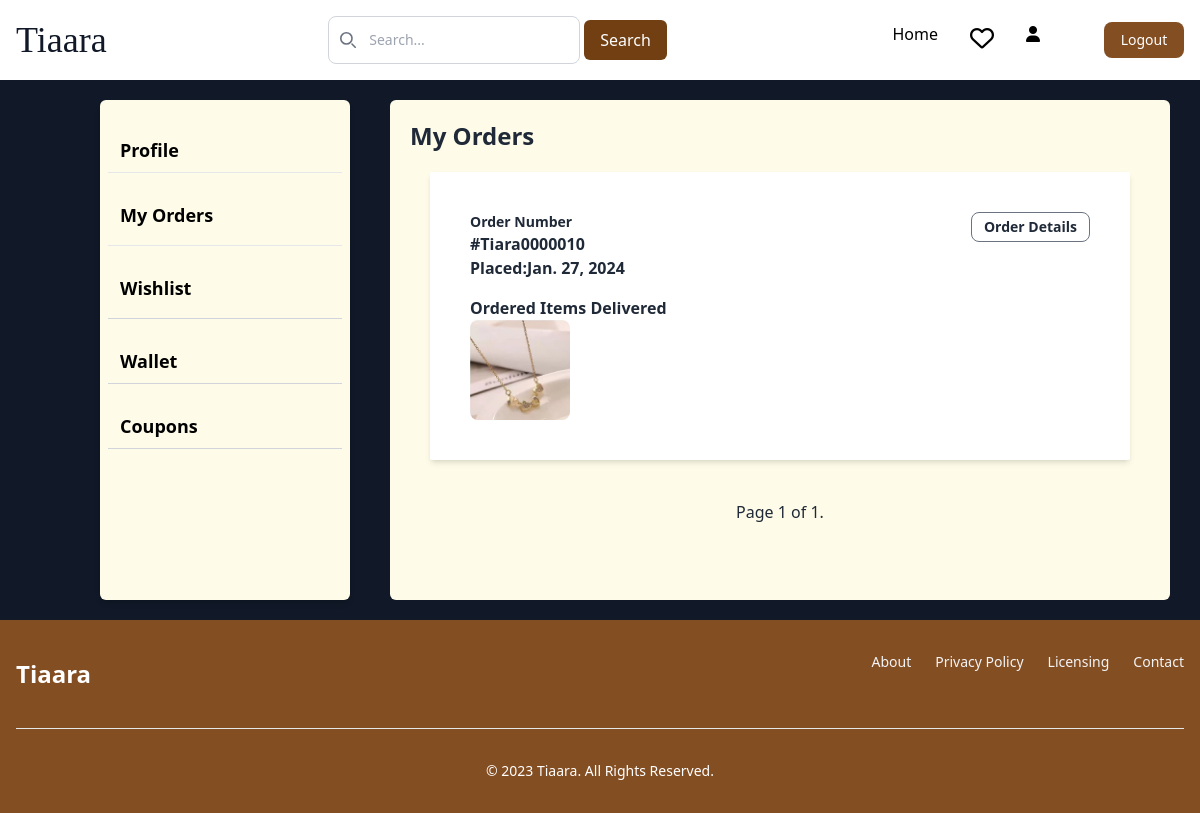
Page /userdetails/myorders/ (signed in) on the earlier database version.
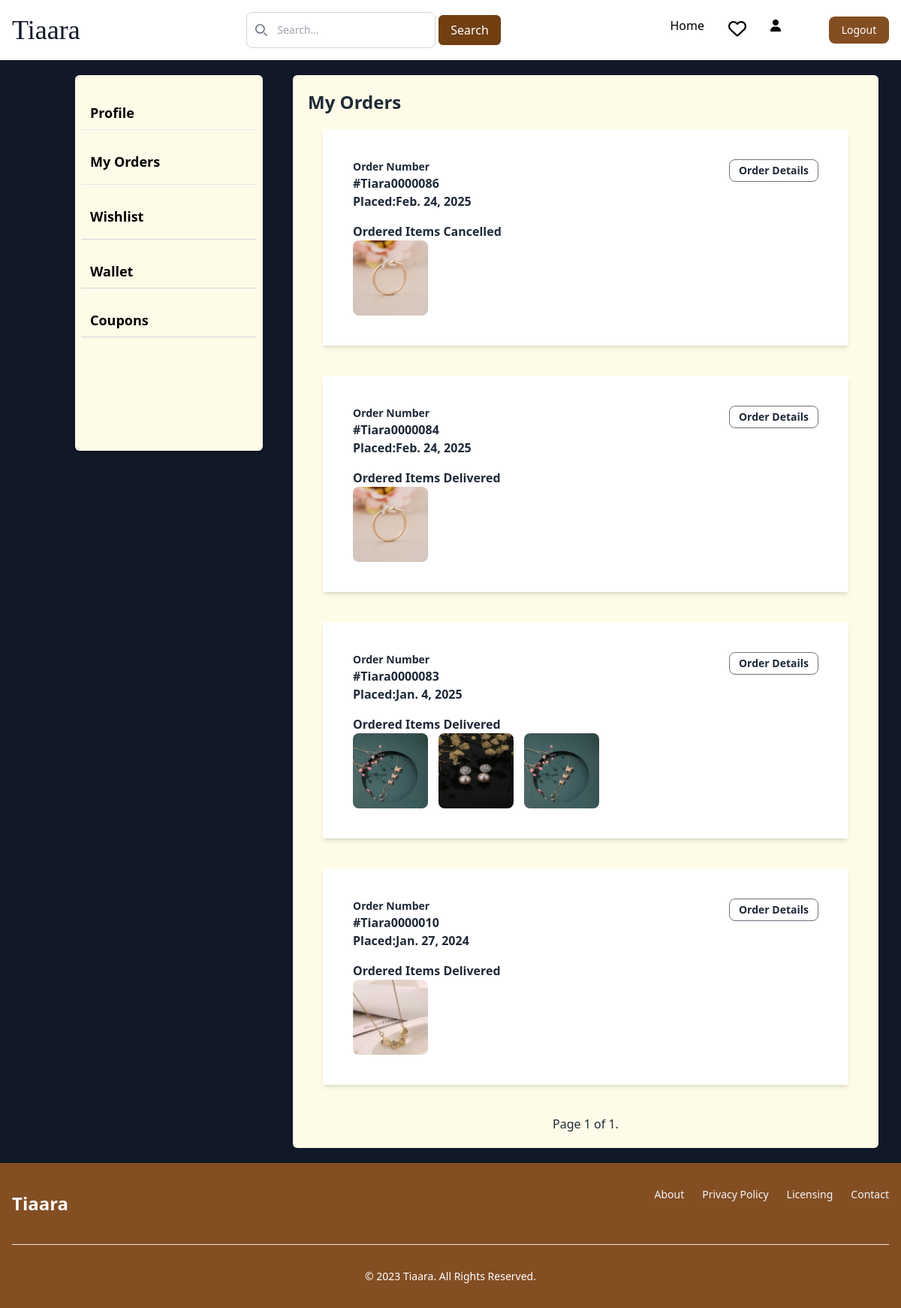
Same page on the later database version.
### cart/models.py (models this page shows, shortened)
class Order(models.Model):
    user = models.ForeignKey(Custom_user, on_delete=models.CASCADE, related_name='orders')
    shipping_address = models.ForeignKey(Shipping_address, null=True, blank=True, on_delete=models.SET_NULL, related_name='orders')
    variant= models.ManyToManyField(Variant,through='OrderItem')
    order_date=models.DateField(auto_now=True)
    total_amount=models.DecimalField(max_digits=10,decimal_places=2)
    shipping_charge=models.DecimalField(default=40, max_digits=10,decimal_places=2)
    discount=models.DecimalField(default=0, max_digits=10,decimal_places=2)
    Grand_total=models.DecimalField(default=0, max_digits=10,decimal_places=2)
    quantity = models.PositiveIntegerField(default=1)
    payment_status_choices=[(1,'Completed'),
                            (2, 'Failure'),
                            (3,'Pending'),
                            ]
    payment_status=models.IntegerField(choices=payment_status_choices, default=3)
    ORDER_STATUS_CHOICES = [
        ('Confirmed', 'Confirmed'),
        ('Shipped', 'Shipped'),
        ('Cancelled', 'Cancelled'),
        ('Delivered', 'Delivered'),
    ]
    status = models.CharField(max_length=20, choices=ORDER_STATUS_CHOICES, default='confirmed')
    payment_method_choices=[
        ('COD','Cash On Delivery'),
        ('Online Payment','Online Payment'),
    ]
    payment_method = models.CharField(max_length=50,default=None)

class OrderItem(models.Model):
    order = models.ForeignKey(Order, on_delete=models.CASCADE,related_name='orders')
    variant = models.ForeignKey(Variant, on_delete=models.CASCADE, related_name='orders')
    quantity = models.PositiveIntegerField(default=1)
    product_price=models.DecimalField(default=0, max_digits=10,decimal_places=2)

### adminapp/models.py (models this page shows, shortened)
class Variant(models.Model):
    color=models.CharField(max_length=50, default="None")
    product=models.ForeignKey(Product, on_delete=models.CASCADE, related_name='variants')
    price = models.DecimalField(default=0, max_digits=7, decimal_places=2)
    stock=models.IntegerField(default=0)
    img1=models.ImageField(upload_to='product_images',blank=True)
    img2=models.ImageField(upload_to='product_images',blank=True)
    img3=models.ImageField(upload_to='product_images',blank=True)
    img4=models.ImageField(upload_to='product_images',blank=True)
    active=models.BooleanField(default=True)
    discount_price = models.DecimalField(default=0, max_digits=7, decimal_places=2)

### userdetails/views.py (the view)
# urls.py: path('myorders/', views.order, name="orders"),
@login_required(login_url='login')
def order(request):
    user=request.user
    orders=Order.objects.filter(user=user).order_by('-id')
    paginator = Paginator(orders, 5)  # Show 10 transactions per page
    page_number = request.GET.get('page')
    try:
        orders = paginator.page(page_number)
    except PageNotAnInteger:
        orders = paginator.page(1)
    except EmptyPage:
        orders = paginator.page(paginator.num_pages)
    return render(request, 'user/order.html',{'orders': orders})

### templates/user/order.html (shortened to what this page needs)
  {% extends 'base.html' %}
  {% block content %}
  {% include 'profile.html' %}
  <div class=" w-3/4 bg-yellow-50 rounded-md m-5 text-gray-800" style="width:65% ">
      {% if orders %}
          <div class="flex flex-col m-5">
            <h1 class="text-2xl font-semibold ">My Orders</h1>
            {% for order in orders %}
            <div class=" rounded-sm bg-white p-6 shadow-md m-5  " style="width:700px;">
              <div class="m-4 flex justify-between">
                <div>
                    <p class="text-sm font-semibold">Order Number</p>
                    <p class="text-md font-semibold">#Tiara00000{{ order.id }}</p>
                    <p class="text-md font-semibold">Placed:{{ order.order_date }}</p>
                </div>
                <div>
               <a href="{% url 'order_details' order.id %}" ><button class="font-semibold text-sm border border-gray-500 px-3 py-1 rounded-lg ">Order Details</button></a>
              </div>
            </div>
            <div class="m-4 ">
            {% if order.status == 'confirmed' %}
            <p class="text-md font-semibold">Ordered Items Confirmed</p>
            {% elif order.status == 'cancelled' %}
            <p class="text-md font-semibold"> Ordered Items Cancelled</p>
            {% elif order.status == 'shipped' %}
            <p class="text-md font-semibold">Ordered Items Shipped</p>
            {% elif order.status == 'delivered' %}
            <p class="text-md font-semibold">Ordered Items Delivered</p>
              {% endif %}
              <div style="white-space: nowrap; overflow-x: auto;">
                {% for order_item in order.orders.all %}
                    <img src="{{ order_item.variant.img1.url }}" alt="product-image" class="rounded-lg sm:w-40" style="height:100px; width:100px; display: inline-block; margin-right: 10px;" />
                {% endfor %}
            </div>
            </div>
          </div>
        {% endfor %}
        <div class="flex justify-center mt-5 text-semibold">
        <div class="pagination" >
          <span class="step-links">
              <span class="current">
                  Page {{ orders.number }} of {{ orders.paginator.num_pages }}.
              </span>
          </span>
      </div>
        </div>
     {% endif %}
    </div>
  </div>
     {% endblock content %}

### templates/base.html (shortened to what this page needs)
{% load static %}
<!DOCTYPE html>
<head>
  <link rel="stylesheet" href="{% static 'css/styles.css' %}">
  <script src="https://cdn.tailwindcss.com"></script>
  <link href="https://cdnjs.cloudflare.com/ajax/libs/flowbite/2.2.0/flowbite.min.css" rel="stylesheet" />
  <link rel="stylesheet" href="https://cdnjs.cloudflare.com/ajax/libs/font-awesome/6.4.2/css/all.min.css">
 <link rel="stylesheet" href="https://cdnjs.cloudflare.com/ajax/libs/remixicon/3.5.0/remixicon.css"
 />
</head>
<body>
  <div style=" display: flex; flex-direction: column;">
</body>
<nav class=" bg-white ">
  <div class="max-w-screen-xl flex flex-wrap items-center justify-between mx-auto p-4">
    <a href="{% url 'home' %}" class="flex items-center space-x-3 rtl:space-x-reverse">
      <h1 class="font-serif self-center text-4xl text-gray-900 font-medium  ">Tiaara</h1>
    </a>
    <div class="relative hidden md:block">
      <div class="absolute inset-y-0 start-0 flex items-center ps-3 pointer-events-none">
      </div>
      <form method="POST" action="{% url 'search' %}">
        <div class="flex">
      <input type="text" id="search" name="search"
        class="block w-full p-2 ps-10 text-sm text-gray-900 border border-gray-300 rounded-lg bg-white  "
        placeholder="Search...">
        <button class="px-4 py-2 m-1 bg-yellow-900 text-white rounded-md" type="submit">Search</button>
        </form>
      </div>
    </div>
    <div class="hidden w-full md:block md:w-auto" id="navbar-solid-bg">
      <ul
        class="flex flex-col font-medium mt-4 rounded-lg bg-gray-50 md:space-x-8 rtl:space-x-reverse md:flex-row md:mt-0 md:border-0 md:bg-transparent dark:bg-gray-800 md:dark:bg-transparent dark:border-gray-700">
        <li>
          <a href="{% url 'home' %}"
            class="block py-2 px-3 md:p-0 text-black bg-black-700 rounded md:bg-transparent md:text-black-700 md:dark:text-black-500 dark:bg-brown-600 md:dark:bg-transparent text-brown"
            aria-current="page">Home</a>
        </li>
        {% if request.user.is_authenticated %}
        <li>
          <a href="{% url 'wishlist' %}">
            <i class="fa-regular fa-heart text-2xl relative">
            </i></a>
        </li>
      <li>
        <a href="{% url 'profile' %}"><i class="fa-solid fa-user fa-3xl"></i>
        </a>
      </li>
        <li>
          <button type="button"
            class="text-white bg-[#844E23] w-20  focus:ring-4 focus:outline-none  font-medium rounded-lg text-sm px-4 py-2 text-center "><a
              href="{% url 'logout' %}" onclick="return confirm('Are you sure you want to Logout?')">Logout</a>
            </button>
        </li>
        {% endif %}
      </ul>
    </div>
</nav>
<div class=""  style="">
  {% block content %}
  {% endblock content %}
</div>
  <footer class="bg-[#844E23] ">
    <div class="w-full max-w-screen-xl mx-auto p-4 md:py-8">
      <div class="sm:flex sm:items-center sm:justify-between">
        <span class="self-center text-2xl font-semibold whitespace-nowrap text-white">Tiaara</span>
        <ul class="flex flex-wrap items-center mb-6 text-sm font-medium text-gray-100">
          <li>
            <a href="#" class="hover:underline me-4 md:me-6 ">About</a>
          </li>
          <li>
            <a href="#" class="hover:underline me-4 md:me-6 ">Privacy
              Policy</a>
          </li>
          <li>
            <a href="#" class="hover:underline me-4 md:me-6 ">Licensing</a>
          </li>
          <li>
            <a href="#" class="hover:underline ">Contact</a>
          </li>
        </ul>
      </div>
      <hr class="my-6 border-gray-200 sm:mx-auto dark:border-gray-700 lg:my-8" />
      <span class="block text-sm  sm:text-center text-white ">©
        2023 <a href="https://tiara.com/" class="hover:underline ">Tiaara</a>.
        All Rights Reserved.</span>
    </div>
  </footer>
</body>

### templates/profile.html
<div class="flex bg-gray-900 " style="height:auto">
    <aside class="bg-yellow-50 rounded-md shadow-md max-h-screen w-60 m-5" style="margin-left: 100px; width:250px; height:500px;">
      <div class="flex flex-col justify-between h-full"  >
        <div class="flex-grow"  style="width:250px;">
          <div class="m-2">
            <ul class="space items-center">
              <li class="border-b border-border-gray-300 text-black ">
                <a href="{% url 'profile' %}" class=" block text-black py-2 px-3  hover:text-yellow-900 focus:text-yellow-900 focus:yellow-50 focus:rounded-lg ">
                  <h2 class="text-lg font-semibold mt-5">Profile</h2>
                </a>
              </li>
              <li class="border-b border-border-gray-300 pb-2 text-black ">
                <a href="{% url 'orders' %}" class=" block text-black py-2 px-3  hover:text-yellow-900 focus:text-yellow-900 focus:yellow-50 focus:rounded-lg ">
                  <h2 class="text-lg font-semibold mt-5">My Orders</h2>
                </a>
              </li>
              <li class="border-b border-gray-300 pb-2 text-black ">
                <a href="{% url 'wishlist' %}" class=" block text-black py-2 px-3  hover:text-yellow-900 focus:text-yellow-900 focus:yellow-50 focus:rounded-lg ">
                  <h2 class="text-lg font-semibold mt-5">Wishlist</h2>
                </a>
              </li>
              <li class="border-b border-gray-300 pb- 2 text-black ">
                <a href="{% url 'wallet' %}" class=" block text-black py-2 px-3  hover:text-yellow-900 focus:text-yellow-900 focus:yellow-50 focus:rounded-lg ">
                  <h2 class="text-lg font-semibold mt-5">Wallet</h2>
                </a>
              </li>
              <li class="border-b border-gray-300 pb- 2 text-black ">
                <a href="{% url 'coupon' %}" class=" block text-black py-2 px-3  hover:text-yellow-900 focus:text-yellow-900 focus:yellow-50 focus:rounded-lg ">
                  <h2 class="text-lg font-semibold mt-5">Coupons</h2>
                </a>
              </li>
            </ul>
          </div>
        </div>
      </div>
    </aside>

Differences in the rows shown:
added Order: id "86", order_date "Feb. 24, 2025", status "Ordered Items Cancelled"
added OrderItem: variant.img1 (picture), shown under "86"
added Order: id "84", order_date "Feb. 24, 2025", status "Ordered Items Delivered"
added OrderItem: variant.img1 (picture), shown under "84"
added Order: id "83", order_date "Jan. 4, 2025", status "Ordered Items Delivered"
added OrderItem: variant.img1 (picture), shown under "83"
added OrderItem: variant.img1 (picture), shown under "83"
added OrderItem: variant.img1 (picture), shown under "83"
